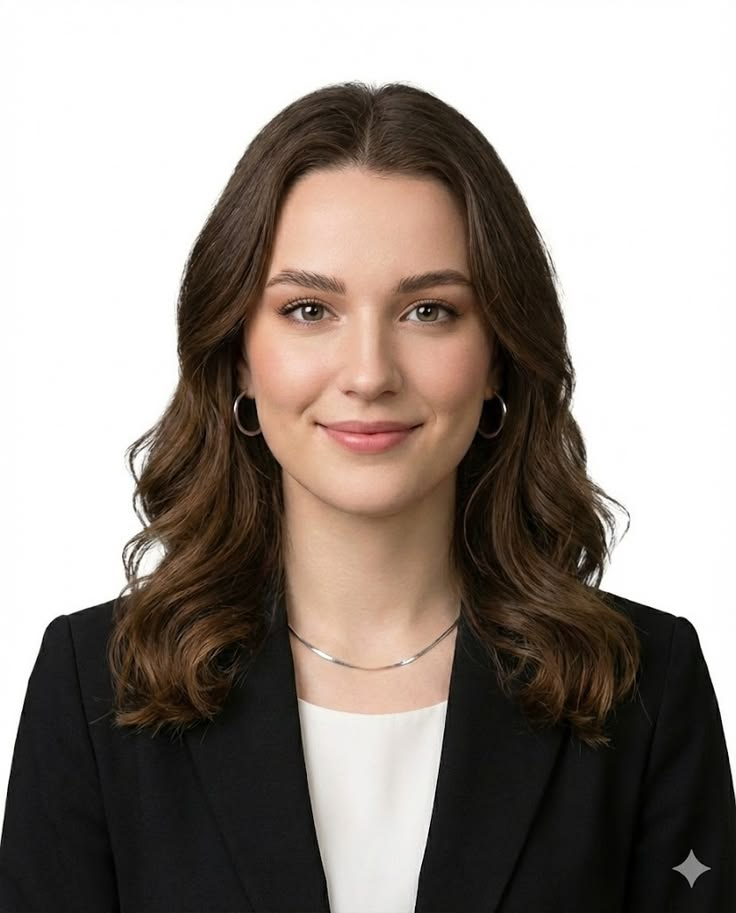
#> input picture sample.jpg, 736 x 913 px
$ python image_processing_test.py
#> lines starting #> are read from the running program, lines starting #| are printed output that depends on the picture; after the words box and inside, x2 and y2 are one past the last pixel; in counts of white or black regions, pixels touching at a corner belong together
import cv2
import os

file_path = os.path.abspath("sample.jpg")

print("Image path:", file_path)
print("File size:", os.path.getsize(file_path), "bytes")
print("Is a file:", os.path.isfile(file_path))
print("Current working directory:", os.getcwd())
print("Files in this folder:", os.listdir())

# 1. Load an image
image = cv2.imread("sample.jpg")
#> image is the input picture: shape (913, 736, 3); mean B, G, R 136.2, 142.8, 152

if image is None:
    print("Error: Could not load sample.jpg")
    print("Place an image named sample.jpg in the project folder.")
    raise SystemExit

# 2. Display image dimensions and channels
height, width = image.shape[:2]
#> height = 913; width = 736

print("Image width:", width)
#| Image width: 736
print("Image height:", height)
#| Image height: 913
print("Image dimensions:", image.shape)
#| Image dimensions: (913, 736, 3)
print("Color channels:", image.shape[2])
#| Color channels: 3

# 3. Convert BGR to grayscale
gray = cv2.cvtColor(image, cv2.COLOR_BGR2GRAY)
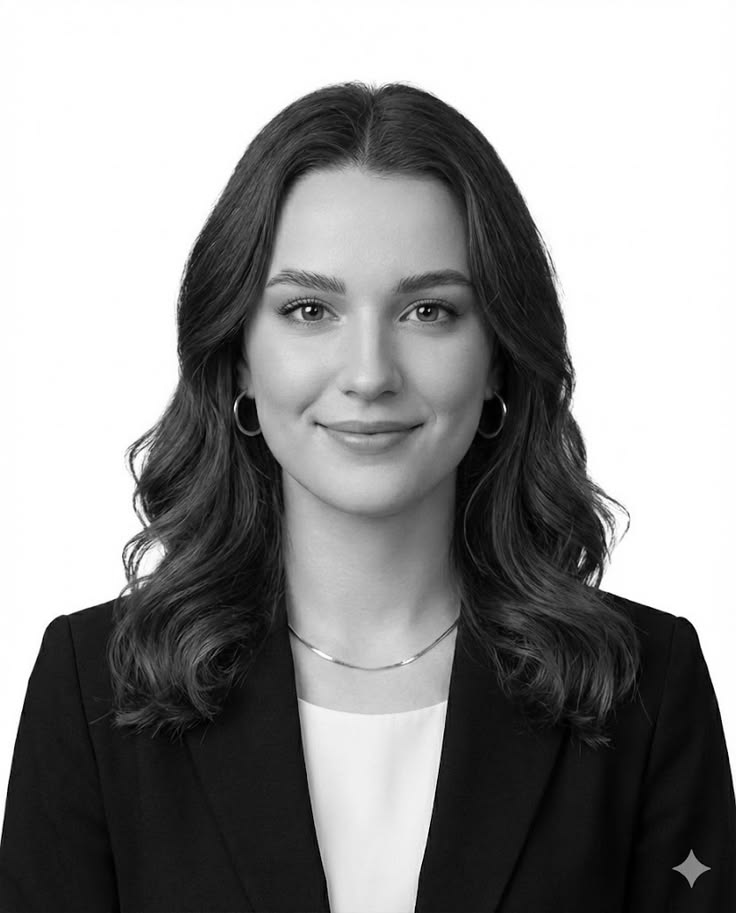
#> gray: shape (913, 736); min 0, max 255, mean 144.8

# 4. Resize the image
resized = cv2.resize(image, (640, 480))
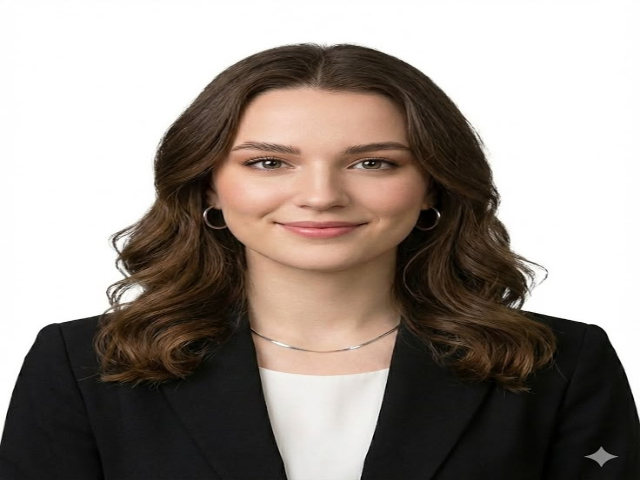
#> resized: shape (480, 640, 3); mean B, G, R 136.1, 142.7, 152

# 5. Apply Gaussian blur to reduce noise
blurred = cv2.GaussianBlur(image, (5, 5), 0)

normalized = gray / 255.0

print("Original grayscale pixel range:", gray.min(), "to", gray.max())
#| Original grayscale pixel range: 0 to 255
print("Normalized pixel range:", normalized.min(), "to", normalized.max())
#| Normalized pixel range: 0.0 to 1.0

_, thresholded = cv2.threshold(gray, 127, 255, cv2.THRESH_BINARY)
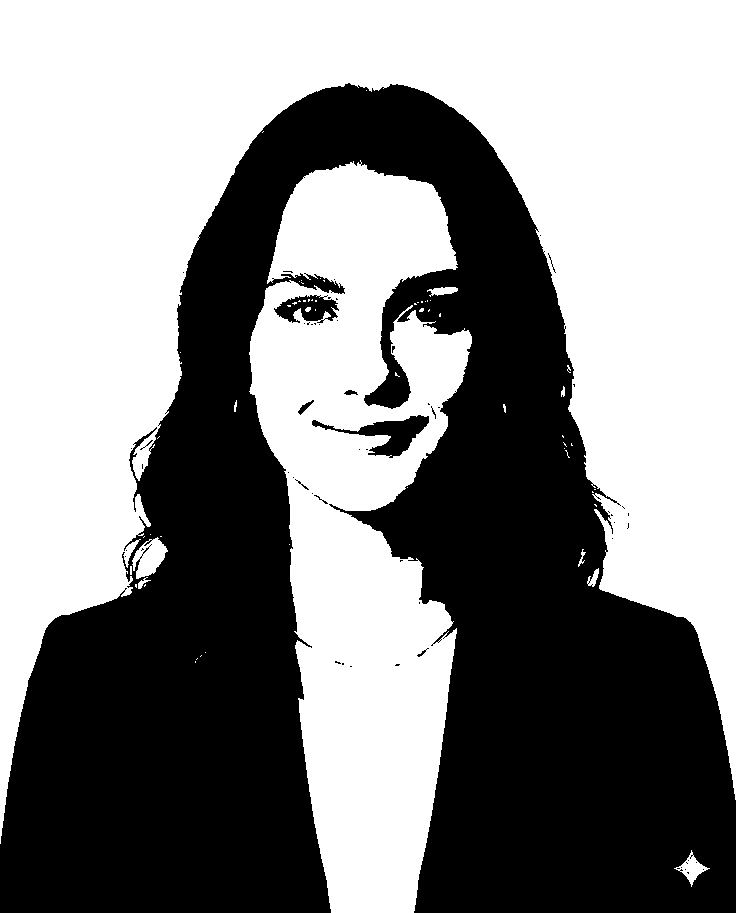
#> thresholded: shape (913, 736); 54.4% white; 58 black regions (49 under 20 px), largest, box (x1, y1, x2, y2) and area: (0, 83, 736, 913) 303496, (312, 415, 429, 458) 1694, (274, 295, 339, 323) 1092

# 6. Display the results
cv2.imshow("Original Image", image)
cv2.imshow("Grayscale Image", gray)
cv2.imshow("Resized Image", resized)
cv2.imshow("Gaussian Blur", blurred)
cv2.imshow("Normalized Image", normalized)
cv2.imshow("Thresholded Image", thresholded)

print("Press Q on an image window to close the program.")

cv2.waitKey(0)
cv2.destroyAllWindows()
